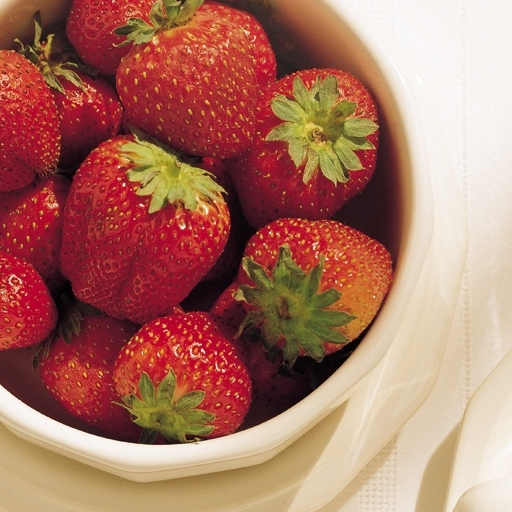
#> input picture Lezioni/Lezione_1/fragole.jpg, 512 x 512 px, found by its file name
$ python script4.py
#> lines starting #> are read from the running program, lines starting #| are printed output that depends on the picture
# -*- coding: utf-8 -*-
"""
Created on Tue Mar 11 11:56:44 2025

@author: Davide
"""

import numpy as np
import matplotlib.pyplot as plt
import scipy.ndimage as ndi
import skimage.io as io
plt.close('all')

x = io.imread('fragole.jpg')
#> x is the input picture: shape (512, 512, 3); mean R, G, B 171.3, 115.6, 99.6
plt.figure(); plt.imshow(x);

R = x[:,:,0]
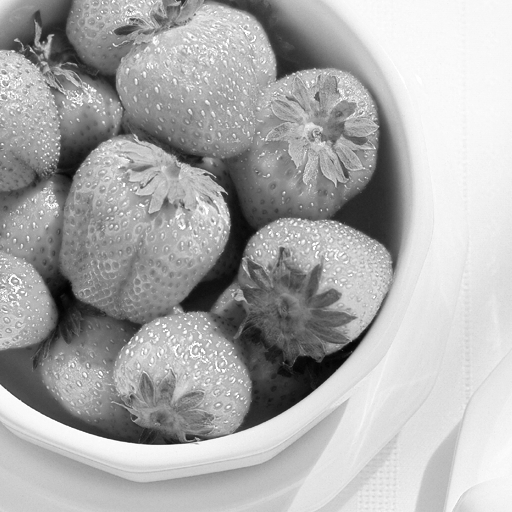
#> R: shape (512, 512); min 2, max 255, mean 171.3
plt.figure();
plt.imshow(R, clim=[0,255], cmap='gray');
plt.title('componente di rosso');
G = x[:,:,1]
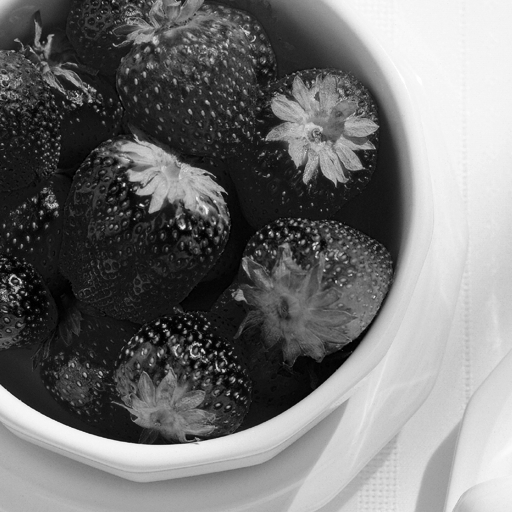
#> G: shape (512, 512); min 0, max 255, mean 115.6
plt.figure();
plt.imshow(G, clim=[0,255], cmap='gray');
plt.title('componente di verde');
B = x[:,:,2]
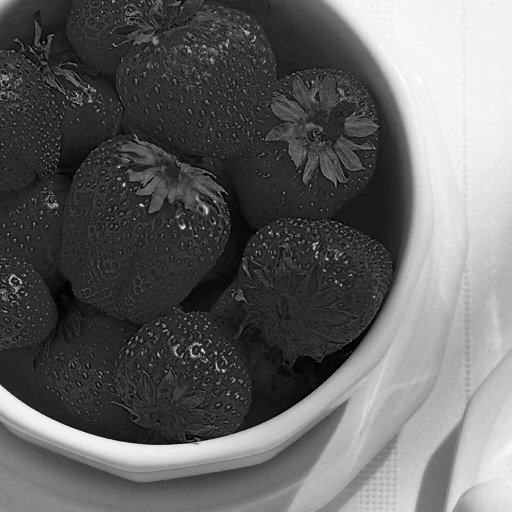
#> B: shape (512, 512); min 0, max 255, mean 99.6
plt.figure();
plt.imshow(B, clim=[0,255], cmap='gray');
plt.title('componente di blu');

# M,N,K = x.shape
M = x.shape[0]
#> M = 512
N = x.shape[1]
#> N = 512

R = np.zeros((M,N), x.dtype) # annullamento della componente di rosso
y = np.stack((R,G,B), -1)
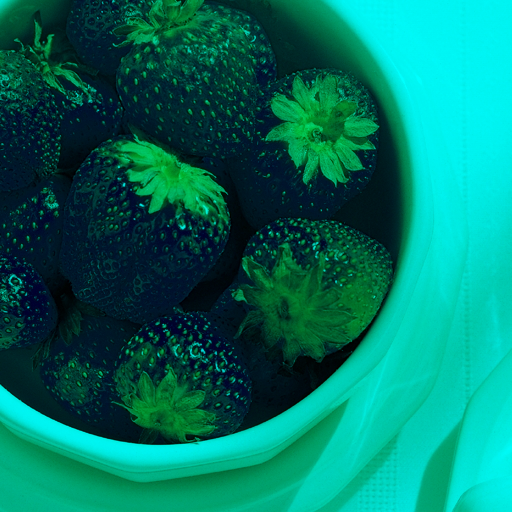
#> y: shape (512, 512, 3); mean R, G, B 0, 115.6, 99.6
plt.figure();
plt.imshow(y);
